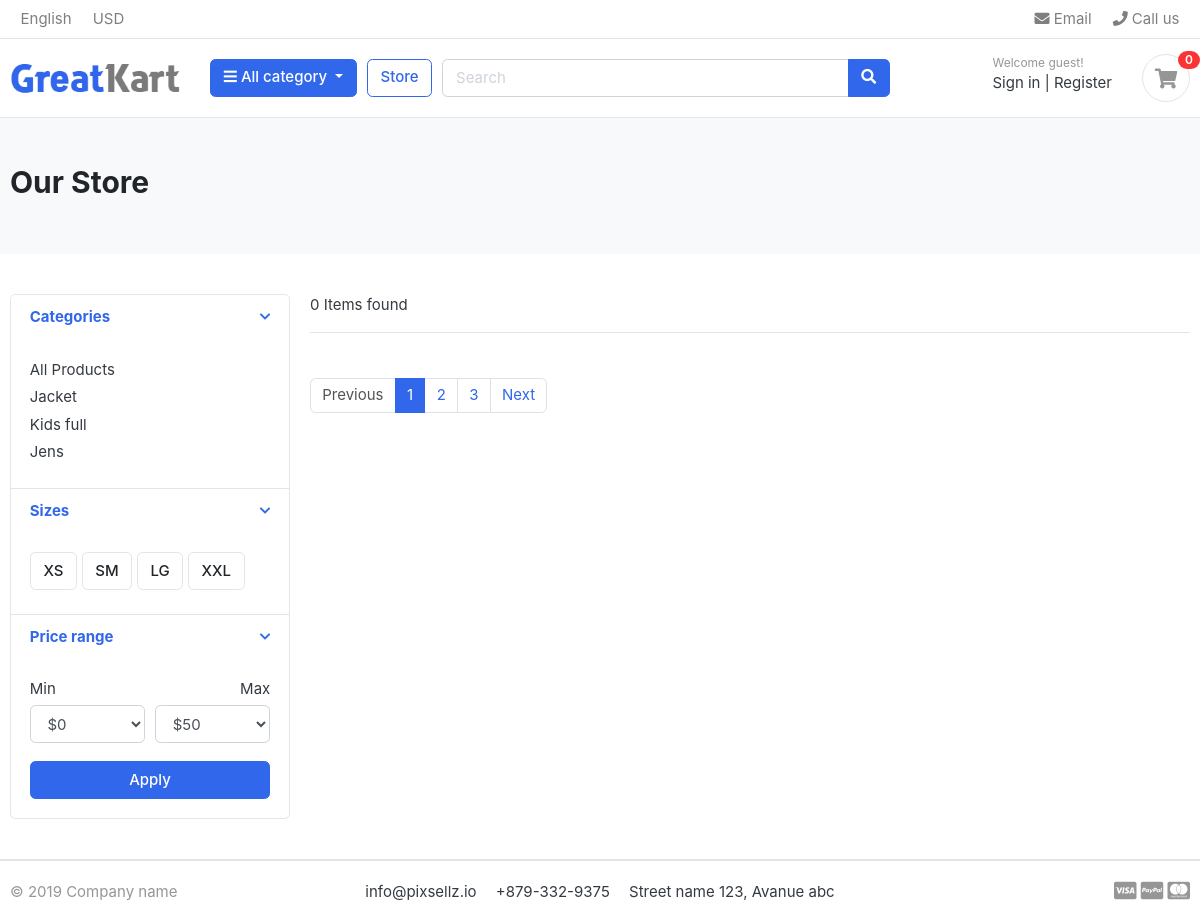
Screenshot of /store/kids-full/ with the database file from the repository.
### category/models.py (models this page shows, shortened)
class Category(models.Model):
    category_name = models.CharField(max_length=100, unique=True)
    slug = models.SlugField(max_length=100, unique=True)
    category_description = models.TextField(blank=True)
    image = models.ImageField(upload_to='photos/categories', blank=True)
    class Meta:
        verbose_name = 'category'
        verbose_name_plural = 'categories'
    def get_url(self):
        return reverse('products_by_category',args=[self.slug])

### store/views.py (the view)
# urls.py: path('store/',include("store.urls")),
def store(request,category_slug=None):
    categories = None
    products = None
    if category_slug != None:
        categories = get_object_or_404(Category,slug=category_slug)
        products = Product.objects.filter(category=categories, is_available=True)
        products_count = products.count()
    else:
        products = Product.objects.all().filter(is_available=True)
        products_count = products.count()
    context = {
        "products":products,
        "products_count":products_count
    }
    return render(request,"store/store.html", context)

### category/context_processor.py (called while the page is built)
def menu_links(request):
    links = Category.objects.all()
    return dict(links = links)

### templates/store/store.html (shortened to what this page needs)
{% extends 'base.html' %}
{% block body %}
<section class="section-pagetop bg">
    <div class="container">
        <h2 class="title-page">Our Store</h2>
    </div>
    </section>
    <section class="section-content padding-y">
    <div class="container">
    <div class="row">
        <aside class="col-md-3">
    <div class="card">
        <article class="filter-group">
            <header class="card-header">
                <a href="#" data-toggle="collapse" data-target="#collapse_1" aria-expanded="true" class="">
                    <i class="icon-control fa fa-chevron-down"></i>
                    <h6 class="title">Categories</h6>
                </a>
            </header>
            <div class="filter-content collapse show" id="collapse_1" style="">
                <div class="card-body">
                    <ul class="list-menu">
                        <li><a href="{% url 'store' %}">All Products </a></li>
                        {% for category in links %}
                        <li><a href="{{category.get_url}}">{{category.category_name}}  </a></li>
                        {% endfor %}
                    </ul>
                </div>
            </div>
        </article>
        <article class="filter-group">
            <header class="card-header">
                <a href="#" data-toggle="collapse" data-target="#collapse_4" aria-expanded="true" class="">
                    <i class="icon-control fa fa-chevron-down"></i>
                    <h6 class="title">Sizes </h6>
                </a>
            </header>
            <div class="filter-content collapse show" id="collapse_4" style="">
                <div class="card-body">
                  <label class="checkbox-btn">
                    <span class="btn btn-light"> XS </span>
                  </label>
                  <label class="checkbox-btn">
                    <span class="btn btn-light"> SM </span>
                  </label>
                  <label class="checkbox-btn">
                    <span class="btn btn-light"> LG </span>
                  </label>
                  <label class="checkbox-btn">
                    <span class="btn btn-light"> XXL </span>
                  </label>
            </div>
            </div>
        </article>
        <article class="filter-group">
            <header class="card-header">
                <a href="#" data-toggle="collapse" data-target="#collapse_3" aria-expanded="true" class="">
                    <i class="icon-control fa fa-chevron-down"></i>
                    <h6 class="title">Price range </h6>
                </a>
            </header>
            <div class="filter-content collapse show" id="collapse_3" style="">
                <div class="card-body">
                    <div class="form-row">
                    <div class="form-group col-md-6">
                      <label>Min</label>
                          <select class="mr-2 form-control">
                            <option value="0">$0</option>
                        </select>
                    </div>
                    <div class="form-group text-right col-md-6">
                      <label>Max</label>
                          <select class="mr-2 form-control">
                            <option value="50">$50</option>
                        </select>
                    </div>
                    </div>
                    <button class="btn btn-block btn-primary">Apply</button>
                </div>
            </div>
        </article>
    </div>
        </aside>
        <main class="col-md-9">
    <header class="border-bottom mb-4 pb-3">
            <div class="form-inline">
                <span class="mr-md-auto">{{products_count}} Items found </span>
            </div>
    </header>
    <nav class="mt-4" aria-label="Page navigation sample">
      <ul class="pagination">
        <li class="page-item disabled"><a class="page-link" href="#">Previous</a></li>
        <li class="page-item active"><a class="page-link" href="#">1</a></li>
        <li class="page-item"><a class="page-link" href="#">2</a></li>
        <li class="page-item"><a class="page-link" href="#">3</a></li>
        <li class="page-item"><a class="page-link" href="#">Next</a></li>
      </ul>
    </nav>
        </main>
    </div>
    </div>
    </section>
{% endblock %}

### static/css/ui.css (style rules this page uses)
html { font-family: "Inter", sans-serif; font-size: 15px; }
.padding-y { padding-top: 40px; padding-bottom: 40px; }
article:after, .form-group:after { display: block; clear: both; content: ""; }
.bg { background-color: #f8f9fa; }
.title-page { color: #212529; }
.btn-light { background-color: #fff; border-color: #e4e4e4; }
[class*=list-] li:after { visibility: hidden; display: block; content: ""; overflow: hidden; height: 0; clear: both; }
.list-menu { list-style: none; margin: 0; padding-left: 0; }
.list-menu li { margin-bottom: 5px; }
.list-menu a { color: #343a40; }
.icon-control { margin-top: 5px; float: right; font-size: 80%; }
.card-header .title { margin-bottom: 0; line-height: 1.5; }
.filter-group { border-bottom: 1px solid #e4e4e4; }
.filter-group .card-header { border-bottom: 0; }
.filter-group:last-child { border-bottom: 0; }
.checkbox-btn { position: relative; }
.section-pagetop { padding: 45px 0; }

### rows the page displays
Category: category_name "Jacket"
Category: category_name "Kids full"
Category: category_name "Jens"

### other values shown
{{ products_count }} "0"
